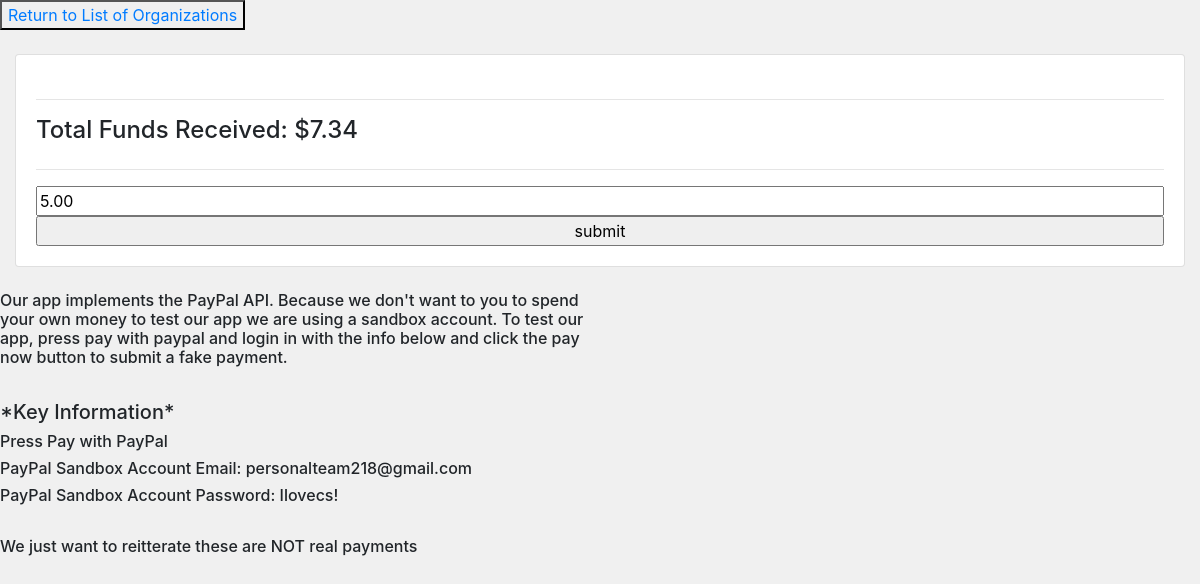
The app's page /donations/checkout/11/, older data.
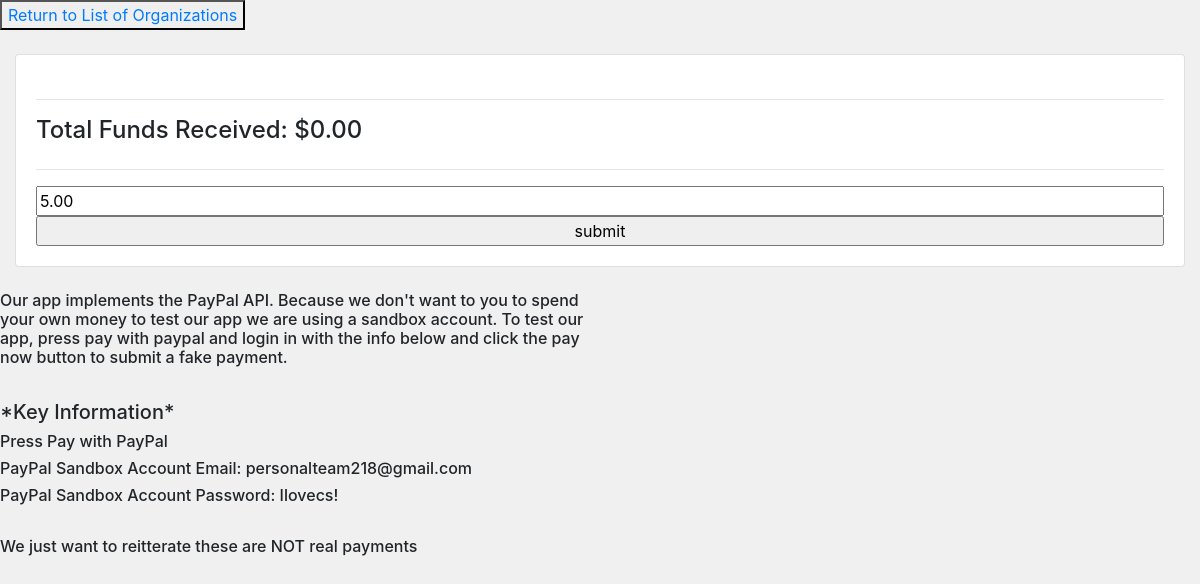
The same page, newer data.
### donations/models.py (models this page shows, shortened)
class Organization(models.Model):
    organization_text = models.CharField(max_length=200)
    description_text = models.CharField(max_length=200)
    fundsRaised = models.DecimalField(
        null=True, blank=True, default=0.00, max_digits=10, decimal_places=2)
    fundsGoal = models.DecimalField(
        null=True, blank=True, default=0.00, max_digits=10, decimal_places=2)
    organization_img_link = models.CharField(
        max_length=200, default="")

### donations/views.py (the view)
# urls.py: path('checkout/<int:pk>/', views.checkout, name="checkout"),
def checkout(request, pk):
    org = Organization.objects.get(id=pk)
    context = {'org': org}
    return render(request, 'donations/checkout.html', context)

### donations/templates/donations/checkout.html (shortened to what this page needs)
<head>
    <link rel="stylesheet" href="https://stackpath.bootstrapcdn.com/bootstrap/4.4.1/css/bootstrap.min.css"
>
        <link rel="stylesheet" href="//code.jquery.com/ui/1.12.1/themes/smoothness/jquery-ui.css">
</head>
<body>
    <button href="">
        <a href="/donations/donationslist">Return to List of Organizations</a>
    </button>
    <div>
        <div>
            <div class="col-lg">
                <br>
                <div class="card card-body">
                    <hr>
                    <h4>Total Funds Received: ${{org.fundsRaised}}</h4>
                    <hr>
                    <input type="number" name="myname"id="totalAmt"value="5.00"></input>
                    <input type="button" value="submit" onclick="updateValue()">
                </div>
            </div>
        </div>
    </div>
    <div style="width: 50%">
    <br>
    <h6>Our app implements the PayPal API. Because we don't want to you to spend your own money to test our app we are using a sandbox account. To test our app, press pay with paypal and login in with the info below and click the pay now button to submit a fake payment.</h6>
    <br>
    <h5>*Key Information*</h5>
    <h6>Press Pay with PayPal</h6>
    <h6>PayPal Sandbox Account Email: personalteam218@gmail.com</h6>
    <h6>PayPal Sandbox Account Password: Ilovecs!</h6>
    <br>
    <h6>We just want to reitterate these are NOT real payments</h6>
    </div>
</body>

Row changes from the older to the newer data that the page shows:
changed Organization: fundsRaised "7.34" → "0.00"
